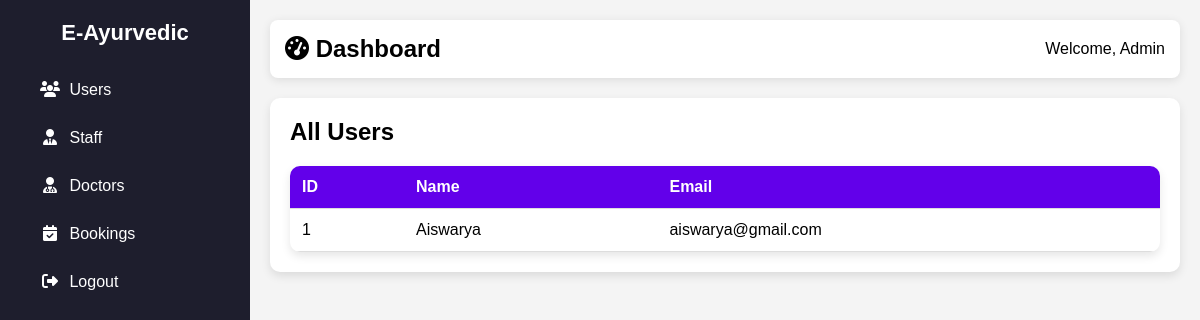
Before: /users/ with the older database file.
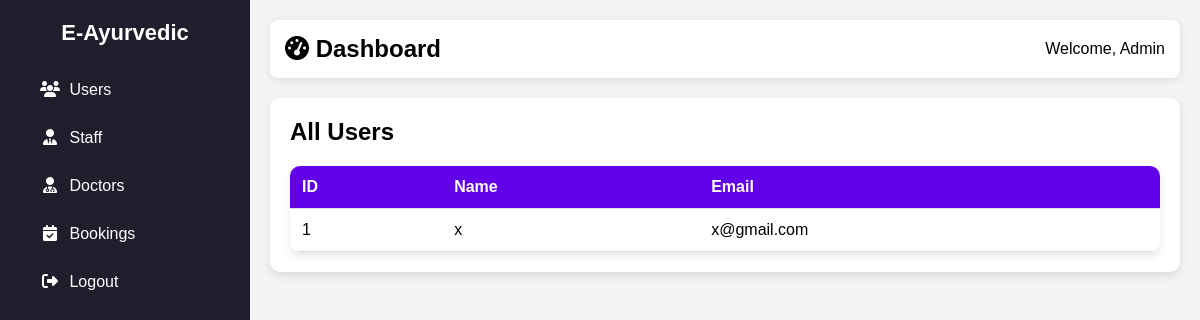
After: the same page with the newer database file.
### app/models.py (models this page shows, shortened)
class Customer(models.Model):
    name = models.CharField(max_length=100)
    email = models.EmailField(unique=True)
    phone = models.PositiveBigIntegerField()
    password = models.CharField(max_length=255)
    location = models.CharField(max_length=255)
    symptoms = models.ManyToManyField('Symptom', related_name='customers')

### app/views.py (the view)
# urls.py: path('users/', views.view_users, name='view_users'),
def view_users(request):
    users = Customer.objects.all()
    return render(request, 'admin/view_users.html', {'users': users})

### templates/admin/view_users.html (shortened to what this page needs)
<!DOCTYPE html>
<html lang="en">
<head>
    <link rel="stylesheet" href="https://cdnjs.cloudflare.com/ajax/libs/font-awesome/6.4.2/css/all.min.css">
</head>
<body>
    <div class="sidebar">
        <h2>E-Ayurvedic</h2>
        <ul>
            <li><a href="{% url 'view_users' %}"><i class="fas fa-users"></i> <span>Users</span></a></li>
            <li><a href="{% url 'view_staff' %}"><i class="fas fa-user-tie"></i> <span>Staff</span></a></li>
            <li><a href="{% url 'view_doctors' %}"><i class="fas fa-user-md"></i> <span>Doctors</span></a></li>
            <li><a href="{% url 'view_bookings' %}"><i class="fas fa-calendar-check"></i> <span>Bookings</span></a></li>
            <li><a href="../logout"><i class="fas fa-sign-out-alt"></i> <span>Logout</span></a></li>
        </ul>
    </div>
    <div class="main-content">
        <div class="header">
           <h2><i class="fas fa-tachometer-alt"></i> Dashboard</h2>
            <div class="user-info">
                <span>Welcome, Admin</span>
            </div>
        </div>
        <div class="content">
            {% block content %}
            <h2>All Users</h2>
            <table>
                <tr>
                    <th>ID</th>
                    <th>Name</th>
                    <th>Email</th>
                </tr>
                {% for user in users %}
                <tr>
                    <td>{{ user.id }}</td>
                    <td>{{ user.name }}</td>
                    <td>{{ user.email }}</td>
                </tr>
                {% endfor %}
            </table>
            {% endblock %}
        </div>
    </div>
</body>
</html>

Changed rows visible on the page:
changed Customer id 1: name "Aiswarya" → "x"; email "aiswarya@gmail.com" → "x@gmail.com"
